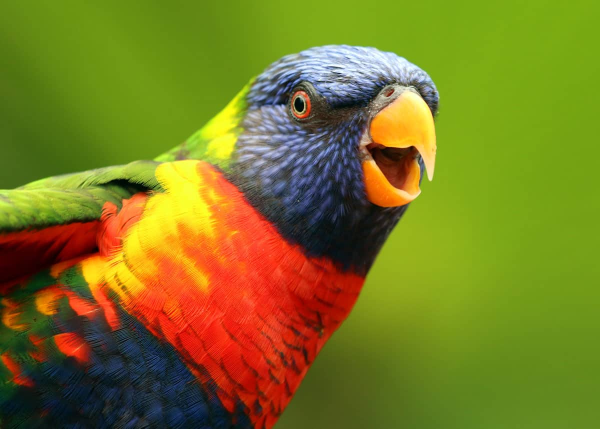
#> input picture Images/image_3.jpg, 1200 x 857 px (shown at 1/2 size)
$ jupyter execute Color_Identification_in_Images.ipynb
#> lines starting #> are read from the running program, lines starting #| are printed output that depends on the picture
# Biswajeet Panda

### #GRIPJUNE21- Computer Vision and IoT

## Task 2:- Color Identification in Images

[cell 1]
#importing necessary libraries
import cv2
import pandas as pd

[cell 2]
#loading the color dataframe (cvs file)
csv_path = 'colors.csv'

[cell 3]
#Reading CSV_file using Pandas and giving names to each column in our dataset:
index = ['color', 'color_name', 'hex', 'R', 'G', 'B']

#dataset does not have a header. we are passing a custom list of integers as a header.
df = pd.read_csv(csv_path, names=index, header=None)
#> (reads colors.csv from the repository)

[cell 4]
#reading image
img = cv2.imread('Images/image_3.jpg')
#> img is the input picture: shape (857, 1200, 3); mean B, G, R 34.3, 121.2, 123.5
img = cv2.resize(img, (1280,720))
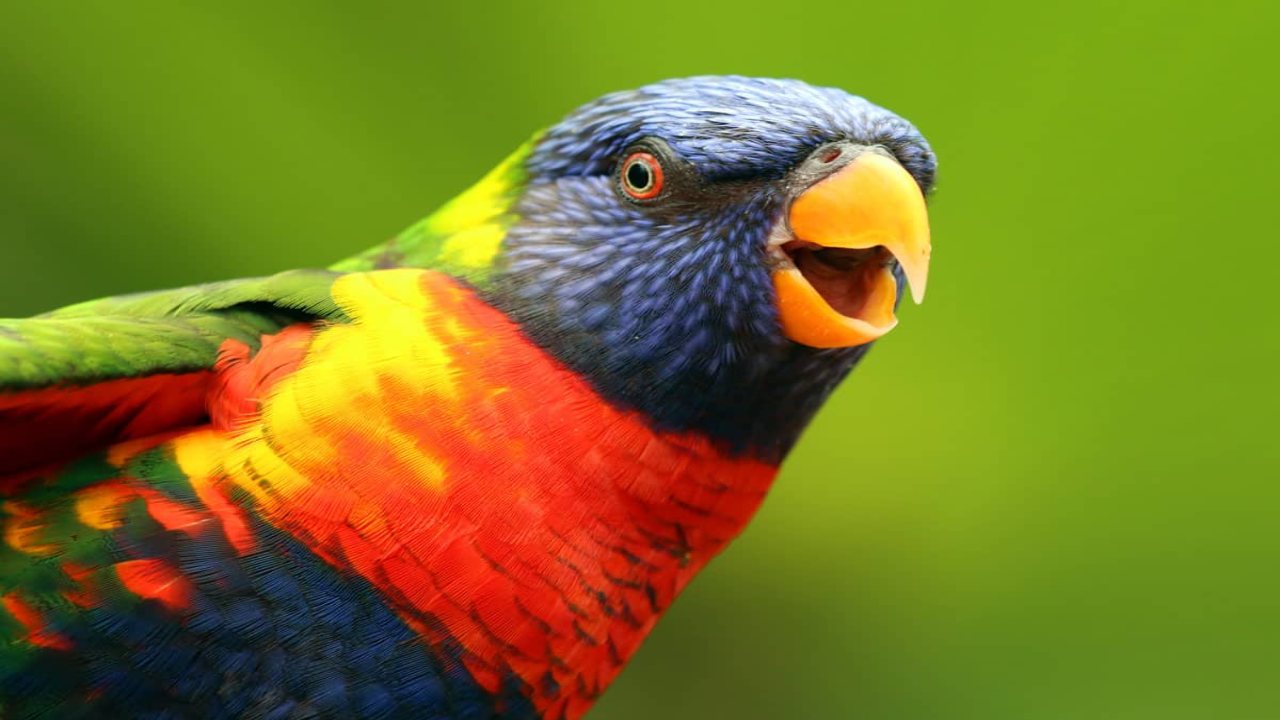
#> img: shape (720, 1280, 3); mean B, G, R 34.3, 121.2, 123.4

[cell 5]
#Function to calculate minimum distance between image color and all colors in our 'dataset'.And return the most matching color :
def get_color_name(R,G,B):
    minimum = 1000 # minimum threshold of intensity
    for i in range(len(df)):
        # getting intensity value from image
        d = abs(R - int(df.loc[i,'R'])) + abs(G - int(df.loc[i,'G'])) + abs(B - int(df.loc[i,'B']))
        if d <= minimum:
            minimum = d
            cname = df.loc[i, 'color_name'] # getting color name if intensity is less than threshold
    return cname

[cell 6]
#setting status as false unless Mouse move
clicked = False

#getting R, G & B data from mouse cursor position on X-Y Plane
r = g = b = xpos = ypos = 0

# Function to draw mouse cursor for easy navigation and to get (x,y) coordinates to Extract BGR range of colors :

def draw_function(event, x, y, flags, params):
    if event == cv2.EVENT_MOUSEMOVE:
        global b, g, r, xpos, ypos, clicked
    clicked = True
    xpos = x
    ypos = y
    b,g,r = img[y,x]
    b = int(b)
    g = int(g)
    r = int(r)

[cell 7]
cv2.namedWindow('image')
cv2.setMouseCallback('image', draw_function)

[cell 8]
# Function to draw the results. Which shows that which color name is in the particular Area of the image:

while True:
    cv2.imshow('image', img)
    if clicked:
        cv2.rectangle(img, (20,20), (600,80), (b,g,r), -1)
        text = get_color_name(r,g,b) + ' R=' + str(r) + ' G=' + str(g) + ' B=' + str(b)
        cv2.putText(img, text, (50,50), 2,0.8, (255,255,255),2,cv2.LINE_AA)
        if r+g+b >=600:
            cv2.putText(img, text, (50,50), 2,0.8, (0,0,0),2,cv2.LINE_AA)
    if cv2.waitKey(1) & 0xFF == ord('q'):
#> (key q is pressed here)
